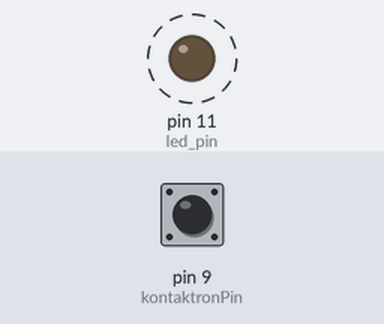
Recording of a sketch running on a simulated Arduino Uno, built with avr-gcc and run on an emulated ATmega328P. Parts: output pins drawn as LEDs (lit = HIGH). Dashed ring = blinking. The inputs (shaded band) are chosen by the test bench; at power-on: pin 9 (kontaktronPin) HIGH. No radio packets arrive unless stated.

Above: at 0.5 s.
Timing chart, 0 to 3.0 s (numbered marks = the images above):
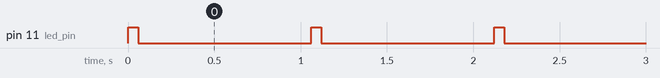

Measured:
- by itself, pin 11 (led_pin): alternates HIGH for 0.06 s and LOW for 1.0 s

The sketch:

Skrzynka_nadajnik.ino
```cpp
#include <VirtualWire.h>


#define kontaktronPin 9    // 15 nóżka µC
const int led_pin = 11;
const int transmit_pin = 10;
const int receive_pin = 2;
const int transmit_en_pin = 3;

const char *wiadomosc;

void setup() {
  // Initialise the IO and ISR
  vw_set_tx_pin(transmit_pin);
  vw_set_rx_pin(receive_pin);
  vw_set_ptt_pin(transmit_en_pin);
  vw_set_ptt_inverted(true); // Required for DR3100
  vw_setup(2000);       // Bits per sec

  pinMode(kontaktronPin, INPUT_PULLUP);
  pinMode(led_pin, OUTPUT);
}

void loop() {

  if(digitalRead(kontaktronPin)==HIGH) {wiadomosc = "listy";}
  else                                 {wiadomosc = "pusto";}
  digitalWrite(led_pin, HIGH); // Flash a light to show transmitting
  vw_send((uint8_t *)wiadomosc, strlen(wiadomosc));
  vw_wait_tx();
    digitalWrite(led_pin, LOW);
  delay(1000);
}
```
